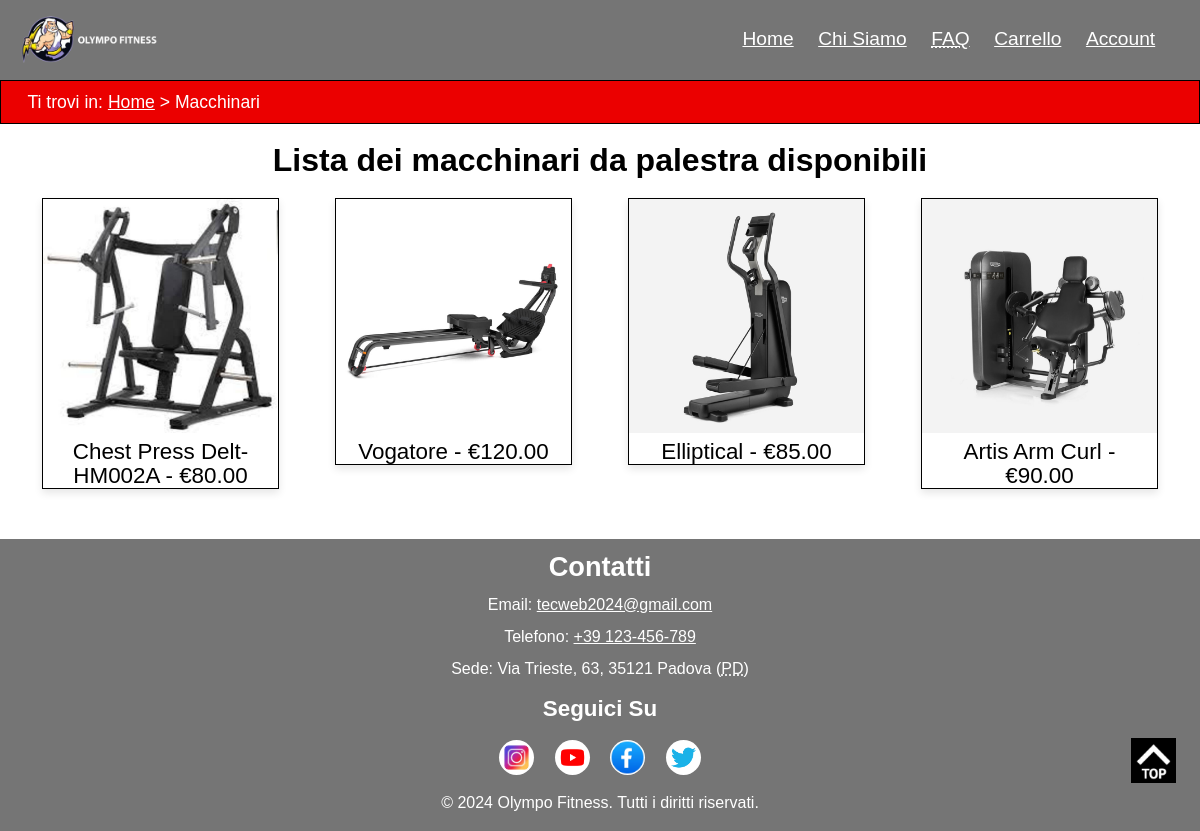
Page /macchinari.php on the earlier database version.
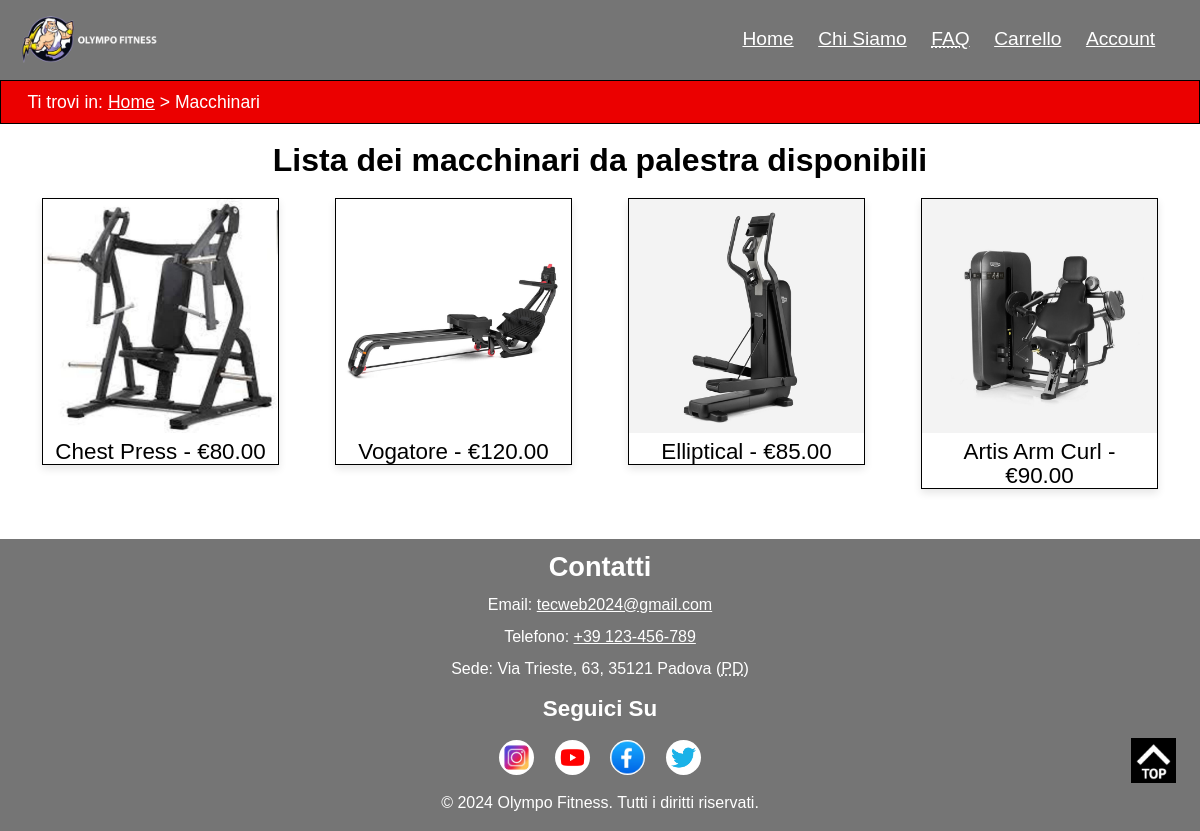
Same page on the later database version.
### tables this page shows
CREATE TABLE `prodotto` (
  `ID` int(10) UNSIGNED NOT NULL,
  `nome` varchar(200) NOT NULL,
  `immagine1` varchar(100) DEFAULT NULL,
  `immagine2` varchar(100) DEFAULT NULL,
  `immagine3` varchar(100) DEFAULT NULL,
  `immagine4` varchar(100) DEFAULT NULL,
  `categoria` int(5) UNSIGNED NOT NULL,
  `keywords` varchar(200) DEFAULT NULL,
  `prezzo` decimal(5,2) UNSIGNED NOT NULL,
  `peso` varchar(100) NOT NULL,
  `dimensione` varchar(200) NOT NULL,
  `colore` varchar(100) DEFAULT NULL,
  `volume` varchar(100) DEFAULT NULL,
  `materialeUtilizzato` varchar(100) DEFAULT NULL,
  `quantita` int(255) UNSIGNED NOT NULL,
  `descrizione` text NOT NULL,
  `marca` int(20) UNSIGNED NOT NULL,
  `alt` varchar(75) NOT NULL
);

### connection.php (called while the page is built, shortened)
<?php
class DBAccess {
    private $connection;
    public function openDBConnection(){
        $this->connection = mysqli_connect(
            self::HOST_DB,
            self::USERNAME,
            self::PASSWORD,
            self::DATABASE_NAME
        );
        if(mysqli_connect_errno()) {
            echo "Errore di connessione al database: " . mysqli_connect_error();
            return false;
        } else {
            return true;
        }
    }
    public function getMacchinariFromDatabase() {
    $macchinari = array();
    $query = "SELECT ID,nome,immagine1,prezzo,alt FROM prodotto WHERE categoria=4";
    $result = mysqli_query($this->connection, $query) or die("Errore nell'accesso al database" .mysqli_error($this->connection));
    if ($result && $result->num_rows > 0) {
        while ($row = $result->fetch_assoc()) {
            $macchinari[] = $row;
        }
    } else {
        $macchinari = array();
    }
    return $macchinari;
    }
}
?>

### macchinari.php (the view, shortened to what this page needs)
<?php
require_once "connection.php";
$paginaHTML = file_get_contents("templates/macchinariTemplate.html");
$connection = new DBAccess();
    $stringaMacchine = '<ul id="products_Container">';
    if ($connection->openDBConnection()) {
        $listaMacchine = $connection->getMacchinariFromDatabase();
        if ($listaMacchine != null) {
            foreach ($listaMacchine as $macchine) {
                $stringaMacchine .= '<li><a href="prodotto.php?id=' . $macchine["ID"] . '"><img src="' . $macchine["immagine1"] . '" alt="' . $macchine["alt"] . '"><p>' . $macchine["nome"] . ' - €' . $macchine["prezzo"] . '</p></a></li>';
            }
        }   else {
            $stringaMacchine .= "<li>Non sono presenti accessori</li>";
        }
    } else {
        $stringaMacchine .= "<li>I sistemi sono momentaneamente fuori servizio, ci scusiamo per il disagio</li>";
    }
        $stringaMacchine .= '</ul>';
$paginaHTML = str_replace("{macchinari}", $stringaMacchine, $paginaHTML);
echo $paginaHTML;
?>

### style.css (style rules this page uses)
* { margin: 0em; padding: 0em; }
:root { --headerBgColor: #757575; --headerTextColor: #FFFFFF; --bgColor: #FFFFFF; --textColor: #000000; --breadcrumbBgColor: #EB0000; --breadcrumbTextColor: #FFFFFF; --footerBgColor: #757575; --footerTextColor: #FFFFFF; --visitedLinkColor: #000000; --linkColor: #FFFFFF; --textCategories: #FFFFFF; --textProducts: #000000; --colorButtonHover: #000000; --font-body-family: "Roboto Condensed", sans-serif; }
html { font-size: 100%; font-family: var(--font-body-family); line-height: 1.5em; margin: auto; scroll-behavior: smooth; }
body { font-family: Arial, sans-serif; line-height: 1.5em; background-color: var(--bgColor); color: var(--textColor); display: flex; flex-direction: column; min-height: 100vh; }
header { background-color: var(--headerBgColor); padding: 0.5em 1em 0.5em 1em; }
h1.logo { background-image: url('images/zeusbiancogrigio.jpg'); background-repeat: no-repeat; background-size: contain; }
.logo { color:var(--headerTextColor); font-size: 2em; line-height: 2em; float:left; text-indent:100%; white-space:nowrap; overflow:hidden; }
nav a:link { color: var(--linkColor); }
#menu a:link { color: var(--linkColor); }
#menu { float: right; color: var(--headerTextColor); }
#menu ul { max-width: 1024px; padding: 1em; margin: auto; list-style-type:none; text-align: center; font-size: 120%; }
#menu ul li { display: inline; margin: 0 0.5em; }
#breadcrumb { background-color: var(--breadcrumbBgColor); color: var(--breadcrumbTextColor); border: 1px solid black; font-size: 110%; padding: 0.5em 0em 0.5em 1.5em; }
#breadcrumb p { max-width: 1024px; }
#contacts h3 { font-size: 170%; margin-bottom: 0.5em; }
#contacts ul { list-style: none; padding-bottom: 0.5em; }
#contacts li { margin-bottom: 0.5em; }
#contacts a:link { color: var(--linkColor); }
#social h4 { font-size: 140%; margin-bottom: 0.5em; }
#social a { margin: 0.5em 0.5em 1em 0.5em; padding: 0.7em; height: 0.8em; width: 0.8em; border-radius: 50%; display: inline-block; text-indent: -999em; }
#instaImage { background-image: url('images/iconInsta.jpg'); background-repeat: no-repeat; background-position: center; background-size: cover; }
#youtubeImage { background-image: url('images/iconYT.png'); background-repeat: no-repeat; background-position: center; background-size: cover; }
#facebookImage { background-image: url('images/iconFB.jpg'); background-repeat: no-repeat; background-position: center; background-size: cover; }
#twitterImage { background-image: url('images/iconTwitter.png'); background-repeat: no-repeat; background-position: center; background-size: cover; }
#buttonToTop { position: fixed; right: 1em; bottom: 1.5em; }
a#buttonToTop { background-image: url(images/back_to_topIcon.jpg); background-position: center; background-size: contain; margin: 0 0.5em 1.5em 0.5em; padding: 0.9em; height: 1em; width: 1em; background-color: #000000; display: inline-block; text-indent: -999em; }
footer { margin-top: auto; background-color: var(--footerBgColor); color: var(--footerTextColor); padding: 1em; text-align: center; }
#products_List { padding: 0.5em 1.5em 2.5em 1.5em; }
#products_List h2 { font-size: 200%; text-align: center; margin-top: 0.5em; margin-bottom: 0.5em; }
#products_Container { display: flex; flex-wrap: wrap; justify-content: space-around; padding: 0; margin: 0 -10px; }
#products_Container li { border: 1px solid black; margin: 10px; padding: 0px; flex: 0 0 20%; height: 100%; box-shadow: 0px 4px 8px rgba(0, 0, 0, 0.1); transition: transform 0.3s, box-shadow 0.3s; list-style-type:none; }
#products_Container img { align-content: center; object-fit:cover; width: 100%; }
#products_Container a { font-size: 140%; text-decoration: none; text-align: center; color: var(--textProducts); }
#products_Container p { margin: 0px 2% 0px 2%; }

### tablet.css (style rules this page uses)
header { padding: 1em; }
.logo { line-height: 2em; }
#menu { bottom: auto; top: 0; }
#menu ul { font-size: 1.1em; }
#contacts h3 { font-size: 1.5em; }
#social h4 { font-size: 1.3em; }
#social a { margin: 0.5em; }
#buttonToTop { bottom: 2em; }
footer { padding: 1em; }
#products_List { padding: 1em 1em 2em 1em; }
#products_List h2 { font-size: 2em; }
#products_Container li { flex: 0 0 30%; font-size: 1.1em; }

Differences in the rows shown:
changed prodotto: nome "Chest Press Delt-HM002A" → "Chest Press"
